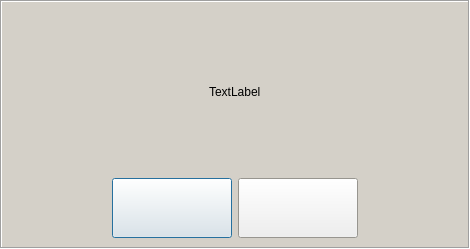
<?xml version="1.0" encoding="UTF-8"?>
<ui version="4.0">
 <class>DlgMessageBox</class>
 <widget class="QDialog" name="DlgMessageBox">
  <property name="geometry">
   <rect>
    <x>0</x>
    <y>0</y>
    <width>470</width>
    <height>249</height>
   </rect>
  </property>
  <property name="palette">
   <palette>
    <active>
     <colorrole role="Base">
      <brush brushstyle="SolidPattern">
       <color alpha="255">
        <red>255</red>
        <green>255</green>
        <blue>255</blue>
       </color>
      </brush>
     </colorrole>
     <colorrole role="Window">
      <brush brushstyle="SolidPattern">
       <color alpha="255">
        <red>212</red>
        <green>208</green>
        <blue>200</blue>
       </color>
      </brush>
     </colorrole>
    </active>
    <inactive>
     <colorrole role="Base">
      <brush brushstyle="SolidPattern">
       <color alpha="255">
        <red>255</red>
        <green>255</green>
        <blue>255</blue>
       </color>
      </brush>
     </colorrole>
     <colorrole role="Window">
      <brush brushstyle="SolidPattern">
       <color alpha="255">
        <red>212</red>
        <green>208</green>
        <blue>200</blue>
       </color>
      </brush>
     </colorrole>
    </inactive>
    <disabled>
     <colorrole role="Base">
      <brush brushstyle="SolidPattern">
       <color alpha="255">
        <red>212</red>
        <green>208</green>
        <blue>200</blue>
       </color>
      </brush>
     </colorrole>
     <colorrole role="Window">
      <brush brushstyle="SolidPattern">
       <color alpha="255">
        <red>212</red>
        <green>208</green>
        <blue>200</blue>
       </color>
      </brush>
     </colorrole>
    </disabled>
   </palette>
  </property>
  <property name="windowTitle">
   <string>Dialog</string>
  </property>
  <layout class="QVBoxLayout" name="verticalLayout">
   <property name="margin">
    <number>0</number>
   </property>
   <item>
    <widget class="QFrame" name="frame">
     <property name="frameShape">
      <enum>QFrame::Box</enum>
     </property>
     <property name="frameShadow">
      <enum>QFrame::Sunken</enum>
     </property>
     <layout class="QVBoxLayout" name="verticalLayout_2">
      <item>
       <spacer name="verticalSpacer_2">
        <property name="orientation">
         <enum>Qt::Vertical</enum>
        </property>
        <property name="sizeHint" stdset="0">
         <size>
          <width>20</width>
          <height>61</height>
         </size>
        </property>
       </spacer>
      </item>
      <item>
       <layout class="QHBoxLayout" name="horizontalLayout_2">
        <item>
         <spacer name="horizontalSpacer_3">
          <property name="orientation">
           <enum>Qt::Horizontal</enum>
          </property>
          <property name="sizeHint" stdset="0">
           <size>
            <width>40</width>
            <height>20</height>
           </size>
          </property>
         </spacer>
        </item>
        <item>
         <widget class="QLabel" name="lbText">
          <property name="text">
           <string>TextLabel</string>
          </property>
         </widget>
        </item>
        <item>
         <spacer name="horizontalSpacer_4">
          <property name="orientation">
           <enum>Qt::Horizontal</enum>
          </property>
          <property name="sizeHint" stdset="0">
           <size>
            <width>40</width>
            <height>20</height>
           </size>
          </property>
         </spacer>
        </item>
       </layout>
      </item>
      <item>
       <spacer name="verticalSpacer">
        <property name="orientation">
         <enum>Qt::Vertical</enum>
        </property>
        <property name="sizeHint" stdset="0">
         <size>
          <width>20</width>
          <height>60</height>
         </size>
        </property>
       </spacer>
      </item>
      <item>
       <layout class="QHBoxLayout" name="horizontalLayout">
        <item>
         <spacer name="horizontalSpacer">
          <property name="orientation">
           <enum>Qt::Horizontal</enum>
          </property>
          <property name="sizeHint" stdset="0">
           <size>
            <width>40</width>
            <height>20</height>
           </size>
          </property>
         </spacer>
        </item>
        <item>
         <widget class="QPushButton" name="pushButton_2">
          <property name="minimumSize">
           <size>
            <width>120</width>
            <height>60</height>
           </size>
          </property>
          <property name="maximumSize">
           <size>
            <width>120</width>
            <height>60</height>
           </size>
          </property>
          <property name="text">
           <string/>
          </property>
          <property name="icon">
           <iconset resource="res.qrc">
            <normaloff>:/new/prefix1/res/icons/ok.png</normaloff>:/new/prefix1/res/icons/ok.png</iconset>
          </property>
          <property name="iconSize">
           <size>
            <width>48</width>
            <height>48</height>
           </size>
          </property>
         </widget>
        </item>
        <item>
         <widget class="QPushButton" name="pushButton">
          <property name="minimumSize">
           <size>
            <width>120</width>
            <height>60</height>
           </size>
          </property>
          <property name="maximumSize">
           <size>
            <width>120</width>
            <height>60</height>
           </size>
          </property>
          <property name="text">
           <string/>
          </property>
          <property name="icon">
           <iconset resource="res.qrc">
            <normaloff>:/new/prefix1/res/icons/cancel.png</normaloff>:/new/prefix1/res/icons/cancel.png</iconset>
          </property>
          <property name="iconSize">
           <size>
            <width>48</width>
            <height>48</height>
           </size>
          </property>
         </widget>
        </item>
        <item>
         <spacer name="horizontalSpacer_2">
          <property name="orientation">
           <enum>Qt::Horizontal</enum>
          </property>
          <property name="sizeHint" stdset="0">
           <size>
            <width>40</width>
            <height>20</height>
           </size>
          </property>
         </spacer>
        </item>
       </layout>
      </item>
     </layout>
    </widget>
   </item>
  </layout>
 </widget>
 <resources>
  <include location="res.qrc"/>
 </resources>
 <connections/>
</ui>
